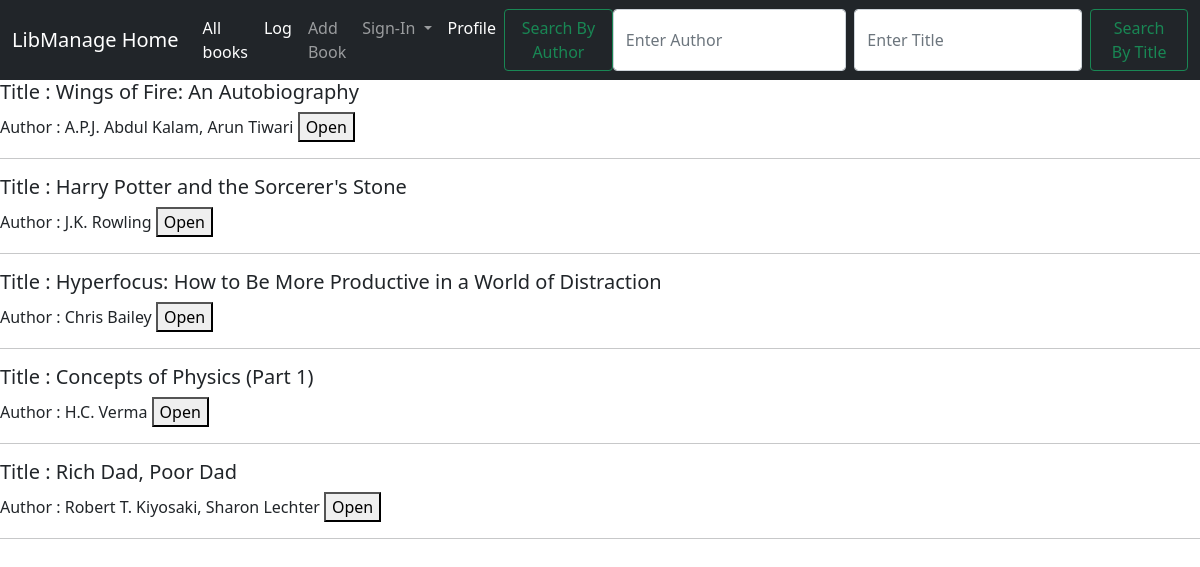
The app's page /all_books with its own data.
### home/models.py (models this page shows, shortened)
class Book(models.Model):
    title = models.CharField(max_length=200)
    ISBN = models.CharField(max_length=100)
    author = models.CharField(max_length=200)
    publication = models.CharField(max_length=200)
    genre = models.CharField(max_length=50,
                  choices=GENRES,
                  default="Fiction")
    available = models.CharField(max_length=15,
                  choices=STOCK,
                  default="Available")
    quantity = models.IntegerField(default=0)
    summary = models.TextField()
    objects = models.Manager() # this is written because VSC was giving error that class has no objcts

### home/views.py (the view)
# urls.py: path('all_books', views.all_books, name='all_books'),
def all_books(request):
    allBooks=Book.objects.all() #fetching all books in database
    context = {
        'allBooks':allBooks
    }
    return render(request, 'all_books.html', context) #rendering page displaying all books

### templates/all_books.html (shortened to what this page needs)
{% extends 'base.html' %}
{% block body %}
    {% if allBooks %}
        {% for bookitem in allBooks %}
            <form action='\bookpage' method='get'>
                <h5>Title : {{bookitem.title}}</h5>
                <p>Author : {{bookitem.author}}
                <button type='submit'>Open</button>
                </p>
                <hr>
            </form>
        {%endfor%}
    {% else %}
        <h4>No books in library</h4>
    {% endif %}
{% endblock body %}

### records on screen
Book: title "Wings of Fire: An Autobiography", author "A.P.J. Abdul Kalam, Arun Tiwari"
Book: title "Harry Potter and the Sorcerer's Stone", author "J.K. Rowling"
Book: title "Hyperfocus: How to Be More Productive in a World of Distraction", author "Chris Bailey"
Book: title "Concepts of Physics (Part 1)", author "H.C. Verma"
Book: title "Rich Dad, Poor Dad", author "Robert T. Kiyosaki, Sharon Lechter"
